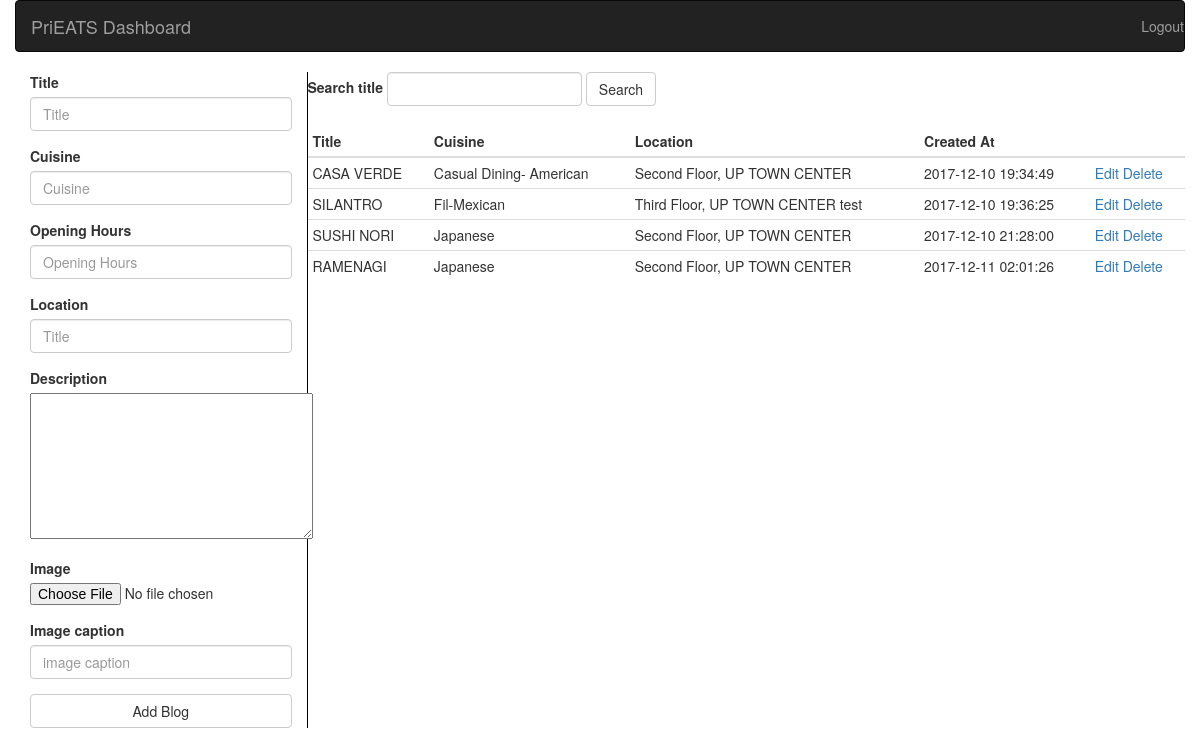
/dashboard.php (signed in), run on the app's committed database.
### tables this page shows
CREATE TABLE `blog_entries` (
  `id` int(11) NOT NULL AUTO_INCREMENT,
  `title` varchar(100) NOT NULL,
  `cuisine` varchar(250) NOT NULL,
  `opening_hours` varchar(250) NOT NULL,
  `location` varchar(250) NOT NULL,
  `description` text NOT NULL,
  `image` varchar(100) DEFAULT NULL,
  `image_caption` varchar(250) DEFAULT NULL,
  `created_at` datetime DEFAULT CURRENT_TIMESTAMP,
  `updated_at` datetime DEFAULT NULL,
  PRIMARY KEY (`id`),
  UNIQUE KEY `title_UNIQUE` (`title`)
);

### dashboard.php (the view, shortened to what this page needs)
<?php
    try {
        include("config.php");
       if (!isset($data)) {
            $data = [];
           if ($result = $db->query("SELECT * FROM blog_entries")) {
              while ($row = $result->fetch_assoc()) {
                $data[] = $row;
              }
           }
       }
   } catch (Exception $e) {
    print($e);
   }
?>
<!DOCTYPE HTML>
<html>
    <head>
        <link rel="stylesheet" type="text/css" href="bootstrap-3.3.7-dist/css/bootstrap.min.css">
        <link rel="stylesheet" type="text/css" href="css/pri.css">
    </head>
    <body>
        <div class="container">
            <div class="row">
                <?php include("navbar.php"); ?>
            </div>
            <?php if(isset($_SESSION['isLoggedin'])) { ?>
                <div class="row">
                    <div class="col-md-3 vertical-bar">
                         <form action="" method="POST" class="form-signin" enctype="multipart/form-data">
                              <div class="form-group">
                                <label for="title">Title</label>
                                <input type="text" name="title" class="form-control" id="title" placeholder="Title">
                              </div>
                              <div class="form-group">
                                <label for="cuisine">Cuisine</label>
                                <input type="text"  name="cuisine" class="form-control" id="cuisine" placeholder="Cuisine">
                              </div>
                              <div class="form-group">
                                <label for="opening_hours">Opening Hours</label>
                                <input type="text" name="opening_hours" class="form-control" id="opening_hours" placeholder="Opening Hours">
                              </div>
                              <div class="form-group">
                                <label for="location">Location</label>
                                <input type="text" name="location" class="form-control" id="location" placeholder="Title">
                              </div>
                              <div class="form-group">
                                <label for="description">Description</label>
                                <textarea name="description" cols="35" rows="7" required></textarea>
                              </div>
                              <div class="form-group">
                                <label for="image">Image</label>
                                <input type="file" name="image" id="image">
                              </div>
                              <div class="form-group">
                                <label for="location">Image caption</label>
                                <input type="text" name="image_caption" class="form-control" id="image_caption" placeholder="image caption">
                              </div>
                              <button type="submit" class="btn btn-default btn-block">Add Blog</button>
                        </form>
                    </div>
                    <div class="col-md-9">
                        <div class="row">
                            <form class="form-inline" action="" method="POST">
                                <div class="form-group">
                                    <label for="search_title">Search title</label>
                                    <input type="text" class="form-control" name='search_title' id="search_title" >
                                </div>
                              <button type="submit" class="btn btn-default" name='search'>Search</button>
                            </form>
                        </div>
                        <br>
                        <div class="row">
                            <table class="table table-hover table-condensed">
                                <thead>
                                    <tr>
                                        <th>Title</th>
                                        <th>Cuisine</th>
                                        <th>Location</th>
                                        <th>Created At</th>
                                        <th></th>
                                    </tr>
                                </thead>
                                <tbody>
                                      <?php foreach($data as $item) { ?>
                                      <tr>
                                         <td><?php echo $item['title']?></td>
                                         <td><?php echo $item['cuisine']?></td>
                                         <td><?php echo $item['location']?></td>
                                         <td><?php echo $item['created_at']?></td>
                                         <td>
                                             <a href=<?php echo 'edit.php?id='.$item['id']?> >Edit</a>
                                             <a href=<?php echo 'delete.php?id='.$item['id']?> >Delete</a>
                                         </td>
                                      </tr>
                                      <?php } ?>
                                </tbody>
                            </table>
                        </div>
                    </div>
                </div>
            <?php } else { ?>
                <div class="row">
                    <a href="login.php">You must be logged in to view this page</a>
                </div>
            <?php } ?>
        </div>
    </body>
</html>

### css/pri.css (style rules this page uses)
.vertical-bar { border-right: 1px solid black; }

### data on the page
blog_entries: title "CASA VERDE", cuisine "Casual Dining- American", location "Second Floor, UP TOWN CENTER", created_at "2017-12-10 19:34:49"
blog_entries: title "SILANTRO", cuisine "Fil-Mexican", location "Third Floor, UP TOWN CENTER test", created_at "2017-12-10 19:36:25"
blog_entries: title "SUSHI NORI", cuisine "Japanese", location "Second Floor, UP TOWN CENTER", created_at "2017-12-10 21:28:00"
blog_entries: title "RAMENAGI", cuisine "Japanese", location "Second Floor, UP TOWN CENTER", created_at "2017-12-11 02:01:26"
